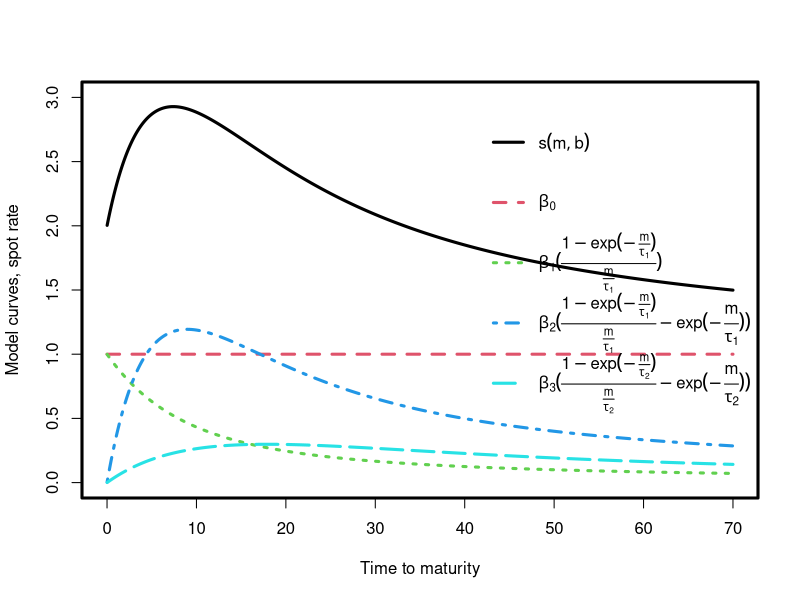

The R source for this figure:
m <- seq(0,70,0.01)     # time to maturity

beta_1 <- 1      # parameters
tau_1 <- 5
beta_2 <- 4
beta_0 <- 1
beta_3 <- 1
tau_2 <- 10



pdf("curveshape.pdf",width=9,height=9)
par(lwd=3)
# spot rates
plot(m,beta_0+ beta_1*((1-exp(-m/tau_1))/(m/tau_1))+ beta_2*(((1-exp(-m/tau_1))/(m/tau_1))-exp(-m/tau_1))+beta_3*(((1-exp(-m/tau_2))/(m/tau_2))-exp(-m/tau_2)),
     col=1,type="l",lty=1, ylim=c(0,3),
     xlab="Time to maturity",
     ylab="Model curves, spot rate")

# beta_0
lines(m,rep(beta_0,length(m)),col=2,lty=2)

# beta_1
lines(m, beta_1*((1-exp(-m/tau_1))/(m/tau_1)),type="l",col=3,lty=3)

# beta_2
lines(m, beta_2*(((1-exp(-m/tau_1))/(m/tau_1))-exp(-m/tau_1)),lty=4,col=4)

# beta_3
lines(m, beta_3*(((1-exp(-m/tau_2))/(m/tau_2))-exp(-m/tau_2)),lty=5,col=5)


legend("topright",legend=c(expression(s(m,b)),
       expression(beta[0]),
       expression(beta[1]*(frac(1-exp(-frac(m,tau[1])),frac(m,tau[1])))),
       expression(beta[2]*(frac(1-exp(-frac(m,tau[1])),frac(m,tau[1]))-exp(-frac(m,tau[1])))),
       expression(beta[3]*(frac(1-exp(-frac(m,tau[2])),frac(m,tau[2]))-exp(-frac(m,tau[2]))))
       ),
       lty=c(1,2,3,4,5), col=c(1,2,3,4,5),bty="n"
       )
dev.off()
